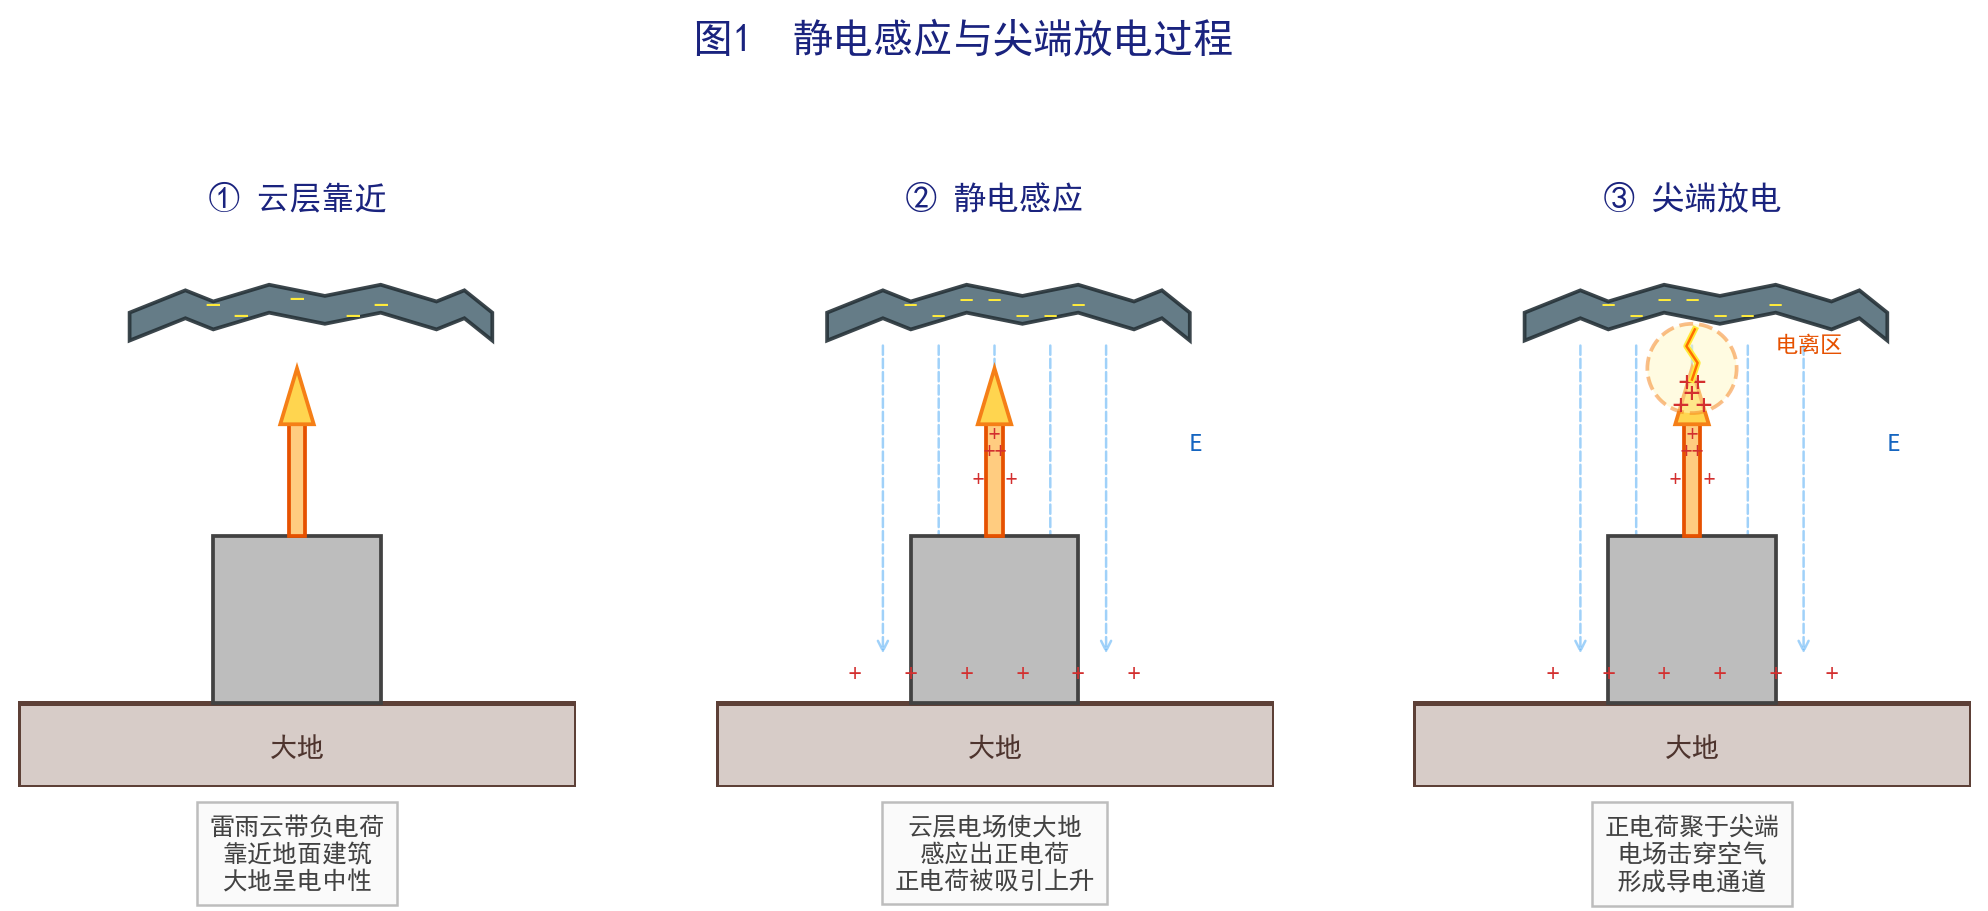

This figure's Python source:
#!/usr/bin/env python
# -*- coding: utf-8 -*-
"""图3：静电感应过程示意图 — 三步过程"""
import matplotlib
matplotlib.use('Agg')
import matplotlib.pyplot as plt
import numpy as np
from matplotlib.patches import Polygon, Rectangle, FancyArrowPatch, FancyBboxPatch, Circle

plt.rcParams['font.sans-serif'] = ['SimHei']
plt.rcParams['axes.unicode_minus'] = False

fig, axes = plt.subplots(1, 3, figsize=(14, 5.5))
fig.subplots_adjust(wspace=0.25)

titles = ['① 云层靠近', '② 静电感应', '③ 尖端放电']
descriptions = [
    '雷雨云带负电荷\n靠近地面建筑\n大地呈电中性',
    '云层电场使大地\n感应出正电荷\n正电荷被吸引上升',
    '正电荷聚于尖端\n电场击穿空气\n形成导电通道'
]

for idx, (ax, title, desc) in enumerate(zip(axes, titles, descriptions)):
    ax.set_xlim(0, 10)
    ax.set_ylim(0, 10)
    ax.set_aspect('equal')
    ax.axis('off')
    ax.set_title(title, fontsize=13, fontweight='bold', color='#1A237E', pad=8)

    # Ground
    ax.fill([0, 10, 10, 0], [0, 0, 1.5, 1.5], color='#D7CCC8', edgecolor='#5D4037', linewidth=2, zorder=1)
    ax.text(5, 0.7, '大地', fontsize=11, ha='center', va='center', color='#4E342E', fontweight='bold')

    # Building
    bldg = Rectangle((3.5, 1.5), 3, 3, facecolor='#BDBDBD', edgecolor='#424242', linewidth=1.5, zorder=2)
    ax.add_patch(bldg)

    # Lightning rod
    rod = Rectangle((4.85, 4.5), 0.3, 2, facecolor='#FFCC80', edgecolor='#E65100', linewidth=1.5, zorder=3)
    ax.add_patch(rod)
    tip = Polygon([(5, 7.5), (4.7, 6.5), (5.3, 6.5)], facecolor='#FFD54F', edgecolor='#F57F17', linewidth=1.5, zorder=4)
    ax.add_patch(tip)

    # Cloud
    cloud_y = 8.5
    cloud_x = [2, 3, 3.5, 4.5, 5.5, 6.5, 7.5, 8, 8.5]
    cloud_yt = [cloud_y, cloud_y+0.4, cloud_y+0.2, cloud_y+0.5, cloud_y+0.3, cloud_y+0.5, cloud_y+0.2, cloud_y+0.4, cloud_y]
    cloud_yb = [cloud_y-0.5, cloud_y-0.1, cloud_y-0.3, cloud_y, cloud_y-0.2, cloud_y, cloud_y-0.3, cloud_y-0.1, cloud_y-0.5]
    top_pts = list(zip(cloud_x, cloud_yt))
    bot_pts = list(zip(reversed(cloud_x), reversed(cloud_yb)))
    all_pts = top_pts + bot_pts
    poly = Polygon(all_pts, facecolor='#546E7A', edgecolor='#263238', linewidth=1.5, alpha=0.9, zorder=2)
    ax.add_patch(poly)

    # Cloud charges
    if idx == 0:
        # Neutral-ish (just negative)
        for cx, cy in [(3.5, cloud_y+0.1), (5, cloud_y+0.2), (6.5, cloud_y+0.1), (4, cloud_y-0.1), (6, cloud_y-0.1)]:
            ax.text(cx, cy, '-', fontsize=12, ha='center', va='center', color='#FFEB3B', fontweight='bold', zorder=5)
    else:
        for cx, cy in [(3.5, cloud_y+0.1), (5, cloud_y+0.2), (6.5, cloud_y+0.1), (4, cloud_y-0.1), (4.5, cloud_y+0.2), (5.5, cloud_y-0.1), (6, cloud_y-0.1)]:
            ax.text(cx, cy, '-', fontsize=11, ha='center', va='center', color='#FFEB3B', fontweight='bold', zorder=5)

    if idx >= 1:
        # Induced positive charges in ground
        for gx in [2.5, 3.5, 4.5, 5.5, 6.5, 7.5]:
            ax.text(gx, 2.0, '+', fontsize=10, ha='center', va='center', color='#D32F2F', fontweight='bold', zorder=5)
        # Positive charges moving up the rod
        for px, py in [(4.7,5.5), (5.3,5.5), (4.9,6.0), (5.1,6.0), (5,6.3)]:
            ax.text(px, py, '+', fontsize=9, ha='center', va='center', color='#D32F2F', fontweight='bold', zorder=5)

    if idx == 2:
        # Concentrated charges at tip
        for tx, ty in [(5,7.0), (4.8,6.8), (5.2,6.8), (4.9,7.2), (5.1,7.2)]:
            ax.text(tx, ty, '+', fontsize=13, ha='center', va='center', color='#D32F2F', fontweight='bold', zorder=6)

        # Lightning bolt
        ax.plot([5, 5.1, 4.9, 5.05], [7.3, 7.6, 7.9, 8.2], color='#FFEB3B', linewidth=2.5, zorder=6)
        ax.plot([5, 5.1, 4.9, 5.05], [7.3, 7.6, 7.9, 8.2], color='#FF6F00', linewidth=1, zorder=6)

        # Ionization zone
        circle = Circle((5, 7.5), 0.8, facecolor='#FFF9C4', alpha=0.5, edgecolor='#F57F17', linewidth=1.5, linestyle='--', zorder=5)
        ax.add_patch(circle)
        ax.text(6.5, 7.8, '电离区', fontsize=9, ha='left', color='#E65100', fontweight='bold')

    # Electric field arrows (only for idx >= 1)
    if idx >= 1:
        for fx in [3, 4, 5, 6, 7]:
            ax.annotate('', xy=(fx, 2.3), xytext=(fx, cloud_y-0.5),
                       arrowprops=dict(arrowstyle='->', color='#42A5F5', lw=1, alpha=0.5,
                                      linestyle='dashed'), zorder=1)
        ax.text(8.5, 6, 'E', fontsize=10, color='#1565C0', fontweight='bold', style='italic')

    # Description text
    ax.text(5, -0.5, desc, fontsize=10, ha='center', va='top', color='#424242',
            bbox=dict(facecolor='#FAFAFA', edgecolor='#BDBDBD', pad=5))

fig.suptitle('图1  静电感应与尖端放电过程', fontsize=16, fontweight='bold', color='#1A237E', y=0.99)

fig.savefig(r'D:\Visual Studio\Project\diagrams\fig3_静电感应过程.png', dpi=180, bbox_inches='tight',
            facecolor='white', edgecolor='none')
plt.close()
print('Fig3 saved')

from PIL import Image
img = Image.open(r'D:\Visual Studio\Project\diagrams\fig3_静电感应过程.png')
print(f'  Size: {img.size[0]}x{img.size[1]}')
